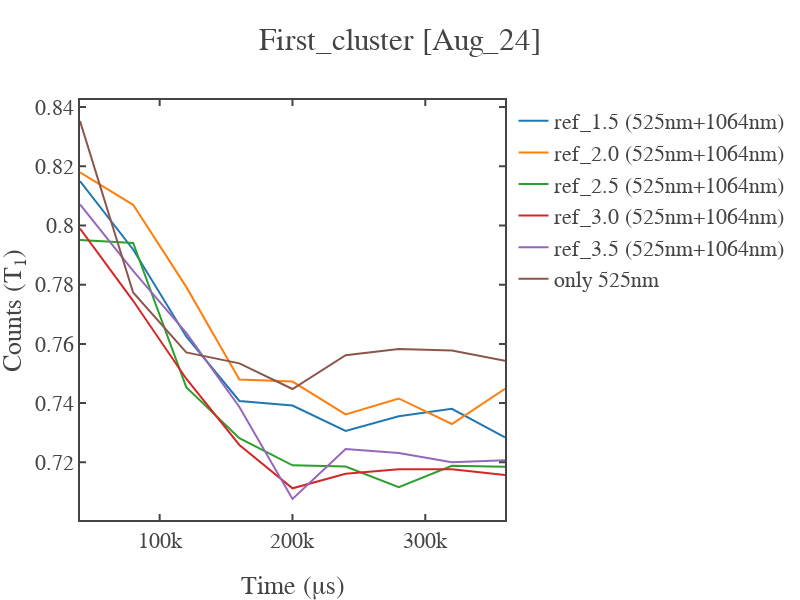

Notebook code cell kept with this figure:
### Markdown cell above
first cluster

### Code cell
data1 = dict(np.load(r"C:\Users\Basanta_Atanu\OneDrive\Desktop\Atanu\atanu_github\Instrument_Automation\Experimental_Applications\exp_data\2024\Aug_24\microdiamonds\t1\1064nm_525nm\ref_1.5\avgs_20\samples_1500\first_cluster\[15_50]_gatelen_2000ns.npz"))
x1,y1=data_to_time_signal(data1,1500)

data2 = dict(np.load(r"C:\Users\Basanta_Atanu\OneDrive\Desktop\Atanu\atanu_github\Instrument_Automation\Experimental_Applications\exp_data\2024\Aug_24\microdiamonds\t1\1064nm_525nm\ref_2.0\avgs_20\samples_1500\first_cluster\[15_52]_gatelen_2000ns.npz"))
x2,y2=data_to_time_signal(data2,1500)

data3 = dict(np.load(r"C:\Users\Basanta_Atanu\OneDrive\Desktop\Atanu\atanu_github\Instrument_Automation\Experimental_Applications\exp_data\2024\Aug_24\microdiamonds\t1\1064nm_525nm\ref_2.5\avgs_20\samples_1500\first_cluster\[15_59]_gatelen_2000ns.npz"))
x3,y3=data_to_time_signal(data3,1500)

data4 = dict(np.load(r"C:\Users\Basanta_Atanu\OneDrive\Desktop\Atanu\atanu_github\Instrument_Automation\Experimental_Applications\exp_data\2024\Aug_24\microdiamonds\t1\1064nm_525nm\ref_3.0\avgs_20\samples_1500\first_cluster\[16_04]_gatelen_2000ns.npz"))
x4,y4=data_to_time_signal(data4,1500)

data5 = dict(np.load(r"C:\Users\Basanta_Atanu\OneDrive\Desktop\Atanu\atanu_github\Instrument_Automation\Experimental_Applications\exp_data\2024\Aug_24\microdiamonds\t1\1064nm_525nm\ref_3.5\avgs_20\samples_1500\first_cluster\[16_12]_gatelen_2000ns.npz"))
x5,y5=data_to_time_signal(data5,1500)

data_green = dict(np.load(r"C:\Users\Basanta_Atanu\OneDrive\Desktop\Atanu\atanu_github\Instrument_Automation\Experimental_Applications\exp_data\2024\Aug_24\microdiamonds\t1\525nm\avgs_20\samples_1500\first_cluster\[15_28]_gatelen_2000ns.npz"))
x_green,y_green=data_to_time_signal(data_green,1500)

fig1 = simple_plot(x1,y1,mode='lines',curve_name='ref_1.5 (525nm+1064nm)',width=1200,height=1000,show=False)
fig2 = simple_plot(x2,y2,mode='lines',curve_name='ref_2.0 (525nm+1064nm)',width=1200,height=1000,show=False)
fig3 = simple_plot(x3,y3,mode='lines',curve_name='ref_2.5 (525nm+1064nm)',width=1200,height=1000,show=False)
fig4 = simple_plot(x4,y4,mode='lines',curve_name='ref_3.0 (525nm+1064nm)',width=1200,height=1000,show=False)
fig5 = simple_plot(x5,y5,mode='lines',curve_name='ref_3.5 (525nm+1064nm)',width=1200,height=1000,show=False)
fig_green = simple_plot(x_green,y_green,mode='lines',curve_name='only 525nm',width=1200,height=1000,show=False)


add_figures([fig1,fig2,fig3,fig4,fig5,fig_green],show=True,x_name = "Time (&mu;s)",y_name = "Counts (T<sub>1</sub>)",title=f'First_cluster [Aug_24]')

### Figure 1 — Plotly figure (JSON) as saved in the notebook; plotly's stock layout.template omitted (floating-point values rounded to 4 significant figures)
{"data": [{"mode": "lines", "name": "ref_1.5 (525nm+1064nm)", "type": "scatter", "x": [40020, 80020, 120020, 160020, 200020, 240020, 280020, 320020, 360020], "y": [0.815, 0.7919, 0.7625, 0.7407, 0.7392, 0.7306, 0.7355, 0.7381, 0.7284]}, {"mode": "lines", "name": "ref_2.0 (525nm+1064nm)", "type": "scatter", "x": [40020, 80020, 120020, 160020, 200020, 240020, 280020, 320020, 360020], "y": [0.8179, 0.807, 0.7793, 0.748, 0.7473, 0.7362, 0.7416, 0.733, 0.7448]}, {"mode": "lines", "name": "ref_2.5 (525nm+1064nm)", "type": "scatter", "x": [40020, 80020, 120020, 160020, 200020, 240020, 280020, 320020, 360020], "y": [0.7951, 0.7941, 0.7454, 0.7281, 0.719, 0.7186, 0.7116, 0.7189, 0.7186]}, {"mode": "lines", "name": "ref_3.0 (525nm+1064nm)", "type": "scatter", "x": [40020, 80020, 120020, 160020, 200020, 240020, 280020, 320020, 360020], "y": [0.7989, 0.7746, 0.7482, 0.7259, 0.7112, 0.7161, 0.7177, 0.7177, 0.7157]}, {"mode": "lines", "name": "ref_3.5 (525nm+1064nm)", "type": "scatter", "x": [40020, 80020, 120020, 160020, 200020, 240020, 280020, 320020, 360020], "y": [0.8071, 0.7847, 0.7637, 0.7387, 0.7076, 0.7245, 0.7231, 0.72, 0.7207]}, {"mode": "lines", "name": "only 525nm", "type": "scatter", "x": [40020, 80020, 120020, 160020, 200020, 240020, 280020, 320020, 360020], "y": [0.8353, 0.7774, 0.7571, 0.7534, 0.7448, 0.7562, 0.7583, 0.7578, 0.7543]}], "layout": {"height": 600, "title": {"text": "First_cluster [Aug_24]"}, "width": 800, "xaxis": {"autorange": true, "range": [40020, 360020], "title": {"text": "Time (&mu;s)"}, "type": "linear"}, "yaxis": {"autorange": true, "range": [0.7005, 0.8424], "title": {"text": "Counts (T<sub>1</sub>)"}, "type": "linear"}}}
